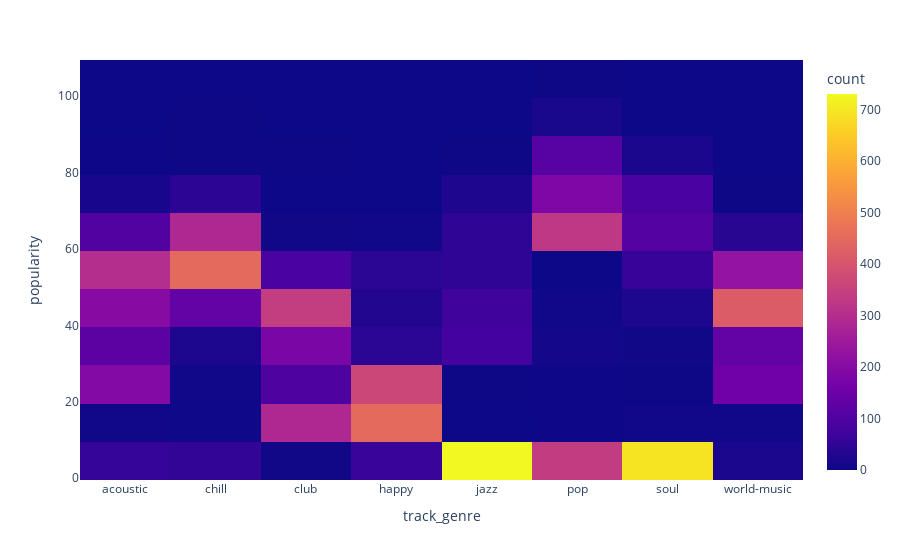

The code cell stored with this chart in its notebook:
### Code cell
px.density_heatmap(cdf, x='track_genre', y='popularity')

### Figure 1 — Plotly figure (JSON) as saved in the notebook; plotly's stock layout.template omitted (floating-point values rounded to 4 significant figures; data arrays with more than 128 entries replaced by an {"elided": "..."} marker saying what was removed)
{"data": [{"coloraxis": "coloraxis", "hovertemplate": "track_genre=%{x}<br>popularity=%{y}<br>count=%{z}<extra></extra>", "name": "", "type": "histogram2d", "x": {"elided": "8000 str values"}, "xaxis": "x", "xbingroup": "x", "y": {"elided": "8000 int values"}, "yaxis": "y", "ybingroup": "y"}], "layout": {"coloraxis": {"colorbar": {"title": {"text": "count"}}, "colorscale": [[0, "#0d0887"], [0.1111, "#46039f"], [0.2222, "#7201a8"], [0.3333, "#9c179e"], [0.4444, "#bd3786"], [0.5556, "#d8576b"], [0.6667, "#ed7953"], [0.7778, "#fb9f3a"], [0.8889, "#fdca26"], [1, "#f0f921"]]}, "legend": {"tracegroupgap": 0}, "margin": {"t": 60}, "xaxis": {"anchor": "y", "domain": [0, 1], "title": {"text": "track_genre"}}, "yaxis": {"anchor": "x", "domain": [0, 1], "title": {"text": "popularity"}}}}
